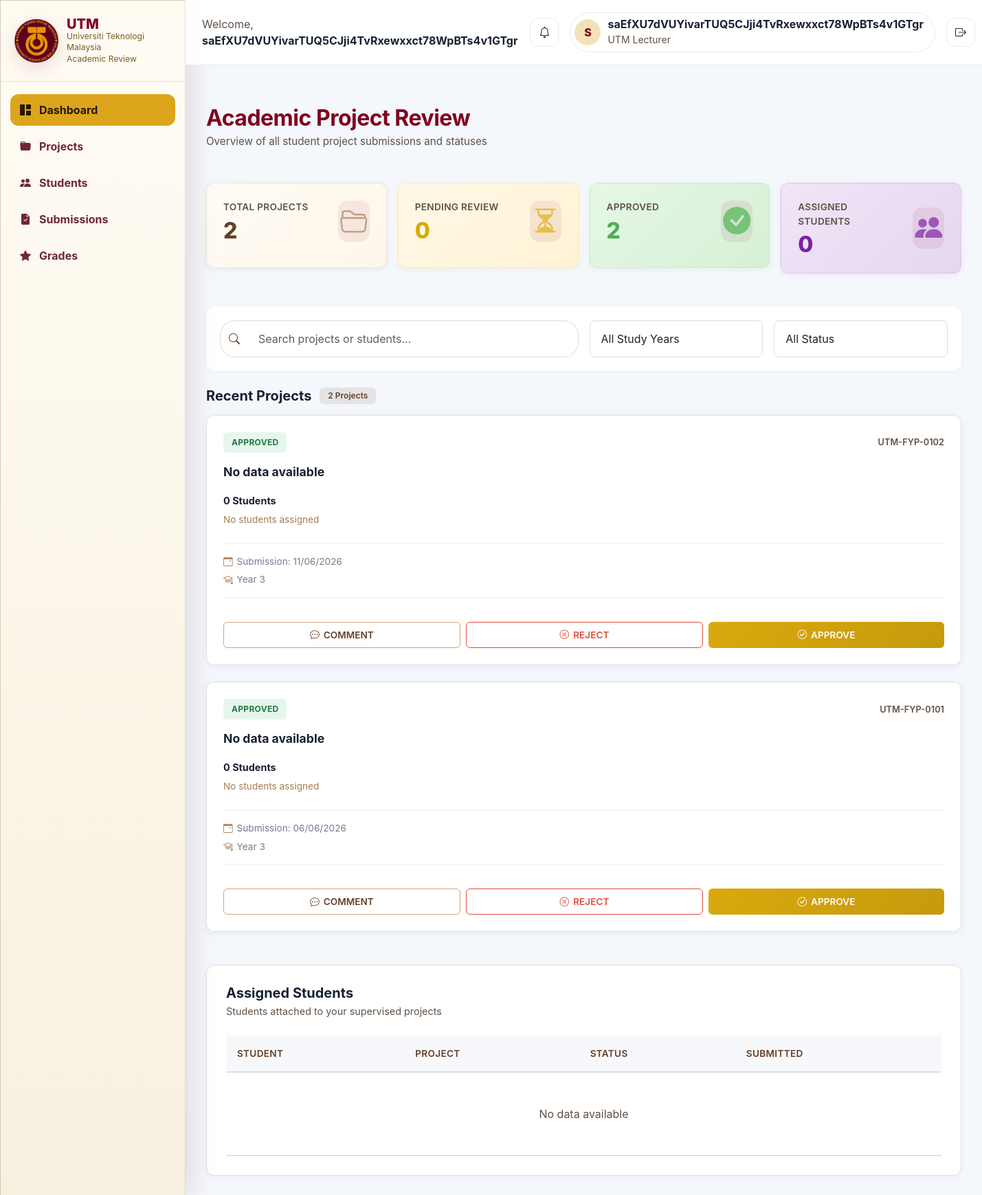
Screenshot of /lecturer/Lecturer_dashboard.php (signed in) with the database file from the repository.
### tables this page shows
CREATE TABLE projects (
  project_id INTEGER PRIMARY KEY AUTOINCREMENT,
  title_encrypted TEXT NOT NULL,
  description_encrypted TEXT,
  lecturer_id INTEGER REFERENCES users(user_id),
  study_year INTEGER CHECK (study_year BETWEEN 1 AND 5),
  created_at DATETIME DEFAULT CURRENT_TIMESTAMP
, category_encrypted TEXT, progress_percentage INTEGER NOT NULL DEFAULT 0);

### lecturer/lecturer_dashboard_content.php (the view, shortened to what the rows shown need)
        <div class="content">
            <section class="d-flex align-items-start justify-content-between flex-wrap gap-3 mb-5" id="dashboard">
                <div>
                    <h1 class="h2 fw-bold mb-1" style="color: var(--lecturer-maroon); letter-spacing: -0.5px;">Academic Project Review</h1>
                </div>
            </section>
            <section id="projects" class="mb-5">
                <?php if (!$projects): ?>
                    <div class="empty-state">
                        <div>
                            <i class="bi bi-folder2-open fs-2 d-block mb-2"></i>
                            No projects available
                        </div>
                    </div>
                <?php else: ?>
                    <div style="position: relative; margin-bottom: 20px;">
                        <div style="display: flex; align-items: center; gap: 12px; margin-bottom: 16px;">
                            <h2 class="h5 fw-bold mb-0" style="color: #182033;">Recent Projects</h2>
                        </div>
                        <div id="projectGrid" style="display: grid; grid-template-columns: 1fr; gap: 24px; padding: 0;">
                            <?php foreach ($projects as $project): ?>
                                <?php
                                $studentNames = array_column($project['students'], 'name');
                                $searchText = strtolower($project['title'] . ' ' . implode(' ', $studentNames));
                                $status = $project['status'];
                                $submittedAt = $project['submitted_at']
                                    ? date('d/m/Y', strtotime((string) $project['submitted_at']))
                                    : 'No data available';
                                ?>
                                <div class="project-item" data-status="<?= e($status) ?>" data-year="<?= e($project['study_year']) ?>" data-search="<?= e($searchText) ?>">
                                    <article class="project-card" style="background: #ffffff; border: 1px solid #e0e0e0; border-radius: 12px; padding: 24px; box-shadow: 0 2px 12px rgba(0,0,0,0.06); height: 100%; display: flex; flex-direction: column;">
                                        <div style="display: flex; align-items: center; justify-content: space-between; gap: 12px; margin-bottom: 16px;">
                                            <span class="status-badge status-<?= e($status) ?>" style="padding: 6px 12px; border-radius: 6px; font-size: 0.75rem; font-weight: 700; text-transform: uppercase; letter-spacing: 0.3px;"><?= e($statusLabels[$status] ?? $status) ?></span>
                                            <small class="text-muted" style="font-size: 0.8rem; font-weight: 600; color: #a67c52;"><?= e($project['code']) ?></small>
                                        </div>
                                        <h2 class="project-title mb-3" style="font-size: 1.1rem; font-weight: 700; color: #182033; line-height: 1.4;"><?= e($project['title']) ?></h2>
                                        <div style="margin-bottom: 16px; padding-bottom: 16px; border-bottom: 1px solid rgba(100,64,39,0.08); flex-grow: 1;">
                                            <div style="margin-bottom: 8px;">
                                                <strong style="font-size: 0.9rem; color: #182033;"><?= e(count($studentNames)) ?> Student<?= count($studentNames) === 1 ? '' : 's' ?></strong>
                                                <div style="margin-top: 6px;">
                                                    <?php if ($studentNames): ?>
                                                        <?php foreach (array_slice($studentNames, 0, 2) as $index => $studentName): ?>
                                                            <div style="font-size: 0.85rem; color: #737b8c; margin-top: 2px;">• <?= e($studentName) ?></div>
                                                        <?php endforeach; ?>
                                                        <?php if (count($studentNames) > 2): ?>
                                                            <div style="font-size: 0.85rem; color: #a67c52; margin-top: 4px; font-weight: 600;">+ <?= count($studentNames) - 2 ?> more</div>
                                                        <?php endif; ?>
                                                    <?php else: ?>
                                                        <div style="font-size: 0.85rem; color: #a67c52;">No students assigned</div>
                                                    <?php endif; ?>
                                                </div>
                                            </div>
                                        </div>
                                        <div style="margin-bottom: 16px; padding-bottom: 16px; border-bottom: 1px solid rgba(100,64,39,0.08);">
                                            <div style="font-size: 0.85rem; color: #737b8c; margin-bottom: 6px;"><i class="bi bi-calendar-event" style="margin-right: 6px; color: #a67c52;"></i>Submission: <?= e($submittedAt) ?></div>
                                            <div style="font-size: 0.85rem; color: #737b8c;"><i class="bi bi-mortarboard" style="margin-right: 6px; color: #a67c52;"></i>Year <?= $project['study_year'] !== '' ? e($project['study_year']) : 'N/A' ?></div>
                                        </div>
                                        <div class="action-row" style="display: flex; gap: 8px; margin-top: auto;">
                                            <button class="btn btn-review btn-comment" type="button" data-bs-toggle="modal" data-bs-target="#commentModal" data-project-id="<?= e($project['id']) ?>" data-project-title="<?= e($project['title']) ?>" style="flex: 1; padding: 8px 12px; font-size: 0.85rem; border: 1px solid #d4a574; color: #643f27; background: transparent; border-radius: 6px; font-weight: 600; transition: all 0.2s ease; cursor: pointer;">
                                                <i class="bi bi-chat-dots" style="margin-right: 6px;"></i> Comment
                                            </button>
                                            <button class="btn btn-review btn-reject js-review-action" type="button" data-bs-toggle="modal" data-bs-target="#reviewConfirmModal" data-review-action="reject" data-project-id="<?= e($project['id']) ?>" data-project-title="<?= e($project['title']) ?>" style="flex: 1; padding: 8px 12px; font-size: 0.85rem; border: 1px solid #e74c3c; color: #e74c3c; background: transparent; border-radius: 6px; font-weight: 600; transition: all 0.2s ease; cursor: pointer;">
                                                <i class="bi bi-x-circle" style="margin-right: 6px;"></i> Reject
                                            </button>
                                            <button class="btn btn-review btn-approve js-review-action" type="button" data-bs-toggle="modal" data-bs-target="#reviewConfirmModal" data-review-action="approve" data-project-id="<?= e($project['id']) ?>" data-project-title="<?= e($project['title']) ?>" style="flex: 1; padding: 8px 12px; font-size: 0.85rem; border: none; background: linear-gradient(135deg, #daa90c, #c49a0d); color: #ffffff; border-radius: 6px; font-weight: 600; transition: all 0.2s ease; cursor: pointer;">
                                                <i class="bi bi-check-circle" style="margin-right: 6px;"></i> Approve
                                            </button>
                                        </div>
                                    </article>
                                </div>
                            <?php endforeach; ?>
                        </div>
                    </div>
                <?php endif; ?>
            </section>
            <section class="dashboard-card" id="students" style="background: #ffffff; border: 1px solid #e0e0e0; border-radius: 12px; padding: 28px; box-shadow: 0 2px 8px rgba(0,0,0,0.05);">
                <div class="d-flex align-items-center justify-content-between flex-wrap gap-3 mb-4">
                    <div>
                        <h2 class="h5 fw-bold mb-1" style="color: #182033;">Assigned Students</h2>
                    </div>
                </div>
                <div class="table-responsive">
                    <table class="table align-middle mb-0" style="border-collapse: collapse;">
                        <thead>
                            <tr style="border-bottom: 2px solid #e0e0e0; background: rgba(100,64,39,0.02);">
                                <th style="padding: 16px; font-weight: 600; color: #643f27; font-size: 0.85rem; text-transform: uppercase; letter-spacing: 0.3px;">Student</th>
                                <th style="padding: 16px; font-weight: 600; color: #643f27; font-size: 0.85rem; text-transform: uppercase; letter-spacing: 0.3px;">Project</th>
                                <th style="padding: 16px; font-weight: 600; color: #643f27; font-size: 0.85rem; text-transform: uppercase; letter-spacing: 0.3px;">Status</th>
                                <th style="padding: 16px; font-weight: 600; color: #643f27; font-size: 0.85rem; text-transform: uppercase; letter-spacing: 0.3px;">Submitted</th>
                            </tr>
                        </thead>
                    </table>
                </div>
            </section>
        </div>
    </main>
</div>
</body>
</html>

### rows the page displays
projects: status "APPROVED", code "UTM-FYP-0102", title "No data available", count($studentNames) "0", submittedAt "11/06/2026", study_year "3"
projects: status "APPROVED", code "UTM-FYP-0101", title "No data available", count($studentNames) "0", submittedAt "06/06/2026", study_year "3"

### other values shown
$lecturerName "saEfXU7dVUYivarTUQ5CJji4TvRxewxxct78WpBTs4v1GTgr"
$lecturerInitials "S"
$totalProjects "2"
$pendingProjects "0"
$approvedProjects "2"
$assignedStudents "0"
count($projects) "2"
